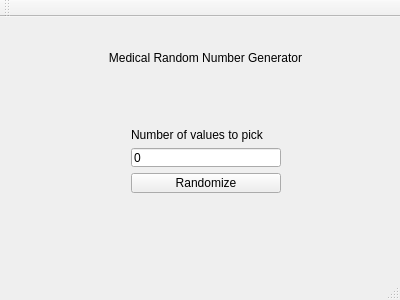
<?xml version="1.0" encoding="UTF-8"?>
<ui version="4.0">
 <class>MainWindow</class>
 <widget class="QMainWindow" name="MainWindow">
  <property name="geometry">
   <rect>
    <x>0</x>
    <y>0</y>
    <width>400</width>
    <height>300</height>
   </rect>
  </property>
  <property name="windowTitle">
   <string>MainWindow</string>
  </property>
  <widget class="QWidget" name="centralWidget">
   <widget class="QLabel" name="label_2">
    <property name="geometry">
     <rect>
      <x>60</x>
      <y>20</y>
      <width>291</width>
      <height>41</height>
     </rect>
    </property>
    <property name="text">
     <string>Medical Random Number Generator</string>
    </property>
    <property name="alignment">
     <set>Qt::AlignCenter</set>
    </property>
   </widget>
   <widget class="QWidget" name="">
    <property name="geometry">
     <rect>
      <x>120</x>
      <y>100</y>
      <width>172</width>
      <height>87</height>
     </rect>
    </property>
    <layout class="QVBoxLayout" name="verticalLayout">
     <item>
      <widget class="QLabel" name="label">
       <property name="text">
        <string>Number of values to pick</string>
       </property>
      </widget>
     </item>
     <item>
      <widget class="QLineEdit" name="randomPicks">
       <property name="text">
        <string>0</string>
       </property>
      </widget>
     </item>
     <item>
      <widget class="QPushButton" name="openFileButton">
       <property name="text">
        <string>Randomize</string>
       </property>
      </widget>
     </item>
    </layout>
   </widget>
  </widget>
  <widget class="QToolBar" name="mainToolBar">
   <attribute name="toolBarArea">
    <enum>TopToolBarArea</enum>
   </attribute>
   <attribute name="toolBarBreak">
    <bool>false</bool>
   </attribute>
  </widget>
  <widget class="QStatusBar" name="statusBar"/>
 </widget>
 <layoutdefault spacing="6" margin="11"/>
 <resources/>
 <connections/>
</ui>
